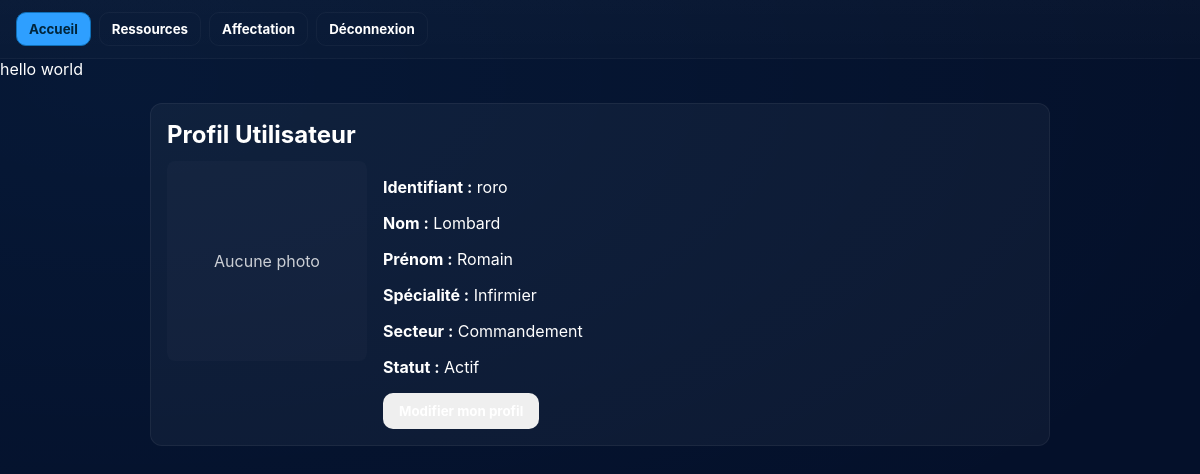
The app's page /index.php?page=home (signed in) with its own data.
### tables this page shows
CREATE TABLE `User` (
  `id` int NOT NULL,
  `identifiant` varchar(100) NOT NULL,
  `mdp` varchar(255) NOT NULL,
  `nom` varchar(100) NOT NULL,
  `prenom` varchar(100) NOT NULL,
  `idSpecialite` int DEFAULT NULL,
  `idSecteur` int DEFAULT NULL,
  `statut` enum('Actif','Repos','Malade','Danger') DEFAULT 'Actif',
  `lienPDP` text
);

CREATE TABLE `Specialite` (
  `id` int NOT NULL,
  `nom` varchar(100) NOT NULL
);

CREATE TABLE `Secteur` (
  `id` int NOT NULL,
  `nom` varchar(100) NOT NULL
);

### controller/user.php (called while the page is built, shortened)
<?php
function getLocalPDO(): PDO
{
    $dsn = 'mysql:host=127.0.0.1;dbname=orbibase;charset=utf8mb4';
    $dbUser = 'root';
    $dbPass = '';
    return new PDO($dsn, $dbUser, $dbPass, [
        PDO::ATTR_ERRMODE => PDO::ERRMODE_EXCEPTION,
        PDO::ATTR_DEFAULT_FETCH_MODE => PDO::FETCH_ASSOC,
    ]);
}
function getUserById($userId) {
    $pdo = getLocalPDO();
    $sql = "SELECT u.id, u.identifiant, u.nom, u.prenom, u.idSpecialite, u.idSecteur, u.statut, u.lienPDP,
                   s.nom AS specialite, se.nom AS secteur
            FROM `User` u
            LEFT JOIN Specialite s ON u.idSpecialite = s.id
            LEFT JOIN Secteur se ON u.idSecteur = se.id
            WHERE u.id = :id LIMIT 1";
    $stmt = $pdo->prepare($sql);
    $stmt->bindParam(':id', $userId, PDO::PARAM_INT);
    $stmt->execute();
    return $stmt->fetch(PDO::FETCH_ASSOC);
}

### vues/vueUtilisateur.php (the view, shortened to what this page needs)
<?php
require_once __DIR__ . '/../controller/user.php';
$viewerId = $_SESSION['user_id'] ?? null;
$profileId = isset($_GET['id']) && $_GET['id'] !== '' ? (int) $_GET['id'] : $viewerId;
$user = getUserById($profileId);
?>
<section class="profile-card">
    <h2 class="profile-title">Profil Utilisateur</h2>
    <div class="profile-main">
        <div class="profile-photo">
            <?php if (!empty($user['lienPDP'])): ?>
                <img src="<?php echo htmlspecialchars($user['lienPDP']); ?>" alt="Photo de <?php echo htmlspecialchars($user['identifiant']); ?>" />
            <?php else: ?>
                <div class="profile-photo--placeholder">Aucune photo</div>
            <?php endif; ?>
        </div>
        <div class="profile-info">
            <p><strong>Identifiant :</strong> <?php echo htmlspecialchars($user['identifiant']); ?></p>
            <p><strong>Nom :</strong> <?php echo htmlspecialchars($user['nom']); ?></p>
            <p><strong>Prénom :</strong> <?php echo htmlspecialchars($user['prenom']); ?></p>
            <p><strong>Spécialité :</strong> <?php echo htmlspecialchars($user['specialite'] ?? 'N/A'); ?></p>
            <p><strong>Secteur :</strong> <?php echo htmlspecialchars($user['secteur'] ?? 'N/A'); ?></p>
            <p><strong>Statut :</strong> <?php echo htmlspecialchars($user['statut']); ?></p>
            <?php if ($viewerId !== null && $viewerId === $profileId): ?>
                <div class="profile-actions">
                    <button class="btn" id="toggle-edit">Modifier mon profil</button>
                </div>
            <?php endif; ?>
        </div>
    </div>
</section>

### css/style.css (style rules this page uses)
:root { --bg-very-dark: #04102a; --bg-dark: #081a36; --card: rgba(255,255,255,0.04); --card-strong: rgba(255,255,255,0.06); --text: #ffffff; --muted: rgba(255,255,255,0.78); --accent: #2e9fff; --accent-dark: #0f6fb7; --glass: linear-gradient(180deg, rgba(255,255,255,0.02), rgba(255,255,255,0.01)); --radius: 12px; }
* { box-sizing:border-box }
html,body { height:100%; margin:0; font-family: Inter, system-ui, -apple-system, 'Segoe UI', Roboto, 'Helvetica Neue', Arial; background: radial-gradient(1200px 600px at 10% 10%, rgba(46,159,255,0.06), transparent), var(--bg-very-dark); color:var(--text); -webkit-font-smoothing:antialiased; -moz-osx-font-smoothing:grayscale; }
.btn { display:inline-block;padding:10px 16px;border-radius:10px;font-weight:700;color:var(--text);text-decoration:none;border:none;cursor:pointer }
button.btn, .btn { font-family:inherit }
button, .btn { transition:all .14s ease }
.profile-card { max-width:900px;margin:1.5rem auto;padding:16px;border-radius:12px;background:var(--card);border:1px solid var(--card-strong); }
.profile-title { margin:0 0 12px 0 }
.profile-main { display:flex;gap:16px;align-items:flex-start }
.profile-photo { width:200px;flex:0 0 200px }
.profile-photo--placeholder { width:100%;height:200px;display:flex;align-items:center;justify-content:center;background:rgba(255,255,255,0.02);border-radius:8px;color:var(--muted) }
.profile-info { flex:1 }
.profile-actions { margin-top:12px }

### records on screen
user: identifiant "roro", nom "Lombard", prenom "Romain", idSpecialite.nom "Infirmier", idSecteur.nom "Commandement", statut "Actif"
